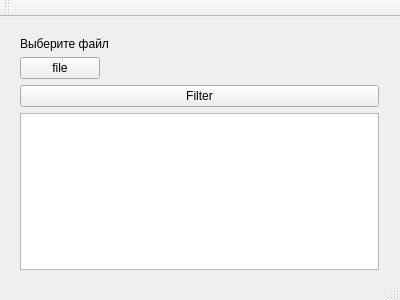
<?xml version="1.0" encoding="UTF-8"?>
<ui version="4.0">
 <class>MainWindow</class>
 <widget class="QMainWindow" name="MainWindow">
  <property name="geometry">
   <rect>
    <x>0</x>
    <y>0</y>
    <width>400</width>
    <height>300</height>
   </rect>
  </property>
  <property name="windowTitle">
   <string>MainWindow</string>
  </property>
  <widget class="QWidget" name="centralWidget">
   <widget class="QWidget" name="verticalLayoutWidget">
    <property name="geometry">
     <rect>
      <x>9</x>
      <y>9</y>
      <width>381</width>
      <height>261</height>
     </rect>
    </property>
    <layout class="QVBoxLayout" name="verticalLayout">
     <item>
      <widget class="QLabel" name="label">
       <property name="text">
        <string>Выберите файл</string>
       </property>
      </widget>
     </item>
     <item>
      <layout class="QHBoxLayout" name="horizontalLayout">
       <item>
        <widget class="QPushButton" name="selectFileButton">
         <property name="text">
          <string>file</string>
         </property>
        </widget>
       </item>
       <item>
        <widget class="QLabel" name="fNameLable">
         <property name="text">
          <string/>
         </property>
        </widget>
       </item>
       <item>
        <spacer name="horizontalSpacer">
         <property name="orientation">
          <enum>Qt::Horizontal</enum>
         </property>
         <property name="sizeHint" stdset="0">
          <size>
           <width>40</width>
           <height>20</height>
          </size>
         </property>
        </spacer>
       </item>
      </layout>
     </item>
     <item>
      <widget class="QPushButton" name="filterButton">
       <property name="text">
        <string>Filter</string>
       </property>
      </widget>
     </item>
     <item>
      <widget class="QTextBrowser" name="resultBrowser"/>
     </item>
     <item>
      <spacer name="verticalSpacer">
       <property name="orientation">
        <enum>Qt::Vertical</enum>
       </property>
       <property name="sizeHint" stdset="0">
        <size>
         <width>20</width>
         <height>40</height>
        </size>
       </property>
      </spacer>
     </item>
    </layout>
   </widget>
  </widget>
  <widget class="QMenuBar" name="menuBar">
   <property name="geometry">
    <rect>
     <x>0</x>
     <y>0</y>
     <width>400</width>
     <height>25</height>
    </rect>
   </property>
  </widget>
  <widget class="QToolBar" name="mainToolBar">
   <attribute name="toolBarArea">
    <enum>TopToolBarArea</enum>
   </attribute>
   <attribute name="toolBarBreak">
    <bool>false</bool>
   </attribute>
  </widget>
  <widget class="QStatusBar" name="statusBar"/>
 </widget>
 <layoutdefault spacing="6" margin="11"/>
 <resources/>
 <connections/>
</ui>
